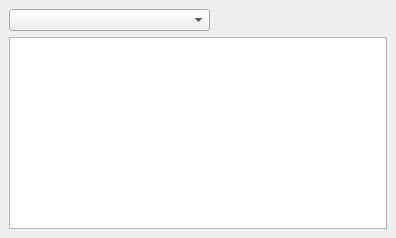
     <widget class="QWidget" name="selectionTab">
      <attribute name="title">
       <string>Selection</string>
      </attribute>
      <layout class="QGridLayout">
       <property name="leftMargin">
        <number>9</number>
       </property>
       <property name="topMargin">
        <number>9</number>
       </property>
       <property name="rightMargin">
        <number>9</number>
       </property>
       <property name="bottomMargin">
        <number>9</number>
       </property>
       <property name="spacing">
        <number>6</number>
       </property>
       <item row="0" column="0">
        <widget class="QComboBox" name="roomListComboBox">
         <property name="minimumSize">
          <size>
           <width>201</width>
           <height>22</height>
          </size>
         </property>
         <property name="duplicatesEnabled">
          <bool>true</bool>
         </property>
        </widget>
       </item>
       <item>
        <widget class="QPushButton" name="revertDiffButton">
         <property name="text">
          <string>Revert</string>
         </property>
        </widget>
       </item>
       <item row="1" column="0" colspan="2">
        <widget class="QTextEdit" name="roomDescriptionTextEdit">
         <property name="lineWrapMode">
          <enum>QTextEdit::NoWrap</enum>
         </property>
         <property name="lineWrapColumnOrWidth">
          <number>0</number>
         </property>
         <property name="readOnly">
          <bool>true</bool>
         </property>
         <property name="acceptRichText">
          <bool>true</bool>
         </property>
        </widget>
       </item>
       <item row="0" column="1">
        <spacer>
         <property name="orientation">
          <enum>Qt::Horizontal</enum>
         </property>
         <property name="sizeHint" stdset="0">
          <size>
           <width>171</width>
           <height>20</height>
          </size>
         </property>
        </spacer>
       </item>
      </layout>
     </widget>
